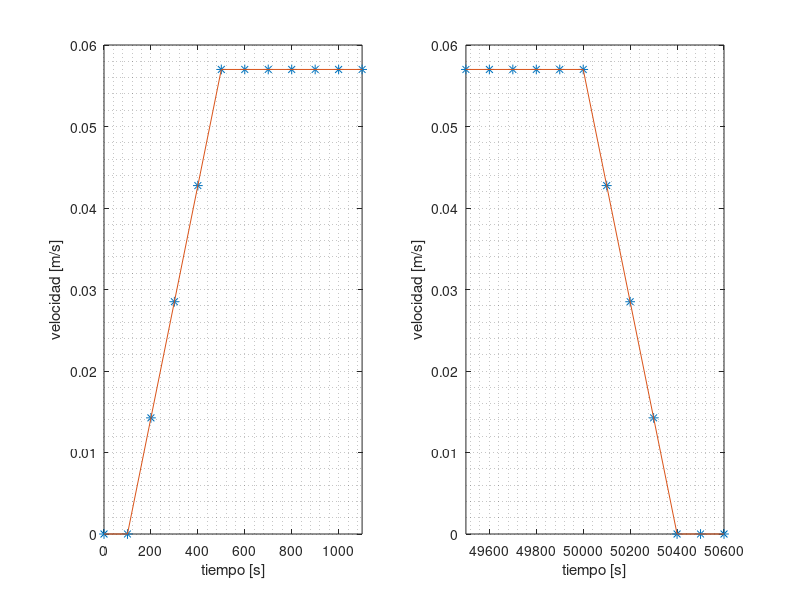

This figure's MATLAB source:
# datos_condiciones_ransol_campo_de_velocidad1.png

clear all;
close all;


tf = 51000;
T  = 100;
t  = [0:T:tf-T];
n=length(t);

vel=0.057;	 #velocidad
m=vel/(500-100); #pendiente	

vz=zeros(1,n);

for i = 1:n
if (t(i)<=100|t(i)>50400)
	vz(i)=0;
else

	if(t(i)>100&t(i)<=500)
		vz(i)=m*(t(i)-100);
	else 
		if(t(i)>500&t(i)<=50000)
			vz(i)=vel;
		else
			vz(i)=(-1)*m*(t(i)-50400);
	endif
		endif
endif

endfor


subplot (1, 2, 1);
plot(t,vz,"*", "markersize", 7,t,vz);
##title ("velocidad 0.057");
xlabel ("tiempo [s]");
ylabel ("velocidad [m/s]");
grid ("minor","on");
axis([0,1100]);
subplot (1, 2, 2);
plot(t,vz,"*", "markersize", 7,t,vz);
##title ("velocidad 0.057");
xlabel ("tiempo [s]");
ylabel ("velocidad [m/s]");
grid ("minor","on");
axis([49500,50600]);

print('grafica1_0057.png','-dpng',"-S1280,600");
